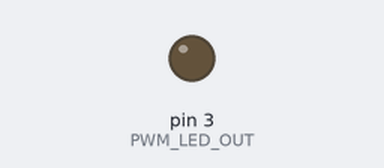
A sketch run on a simulated Arduino Uno, built with avr-gcc and run on an emulated ATmega328P. Shown: output pins drawn as LEDs (lit = HIGH). What the sketch prints to the serial monitor is not drawn.

Above: at 0.05 s.
At 0.15 s:
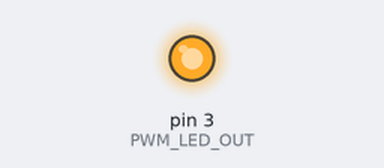
At 0.3 s:
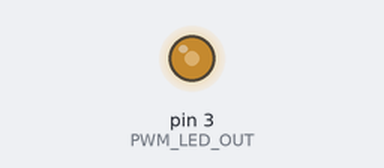
Timing chart, 0 to 3.0 s (numbered marks = the images above):
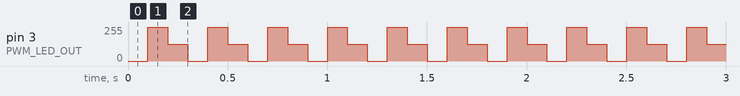

The sketch:

Light_Project_Attempt.ino
```cpp
// use preprocessor directives to define constants in the code
#define FLASH_RATE_HZ 2
#define BUTTON_IN 6
#define PWM_LED_OUT 3
#define PWM_MAX 255

// global variables representing "state" across all functions
// operating mode: 0 - off, 1 - bright, 2 - mid-bright, 3 - dim, 4 - flash
int operating_mode = 0;
bool button_is_pushed = false;
int previous_button_state = 0;
int PWM_OUT = 0;
int ledState = LOW;             // ledState used to set the LED


unsigned long currentMillis = 0;
unsigned long previousMillis = 0;        // will store last time LED was updated
const long interval = 500;// executed one-time at device startup

void setup()
{
    Serial.begin(9600);
   // define output (PWM) pin connected to LED
    pinMode(PWM_LED_OUT,OUTPUT);
    pinMode(BUTTON_IN,INPUT);
    attachInterrupt(digitalPinToInterrupt(BUTTON_IN), button_pushed, FALLING);

}

// continually-running loop
// calls functions that are named as "actions"
void loop()
{
    check_button_press();
    set_pwm_based_on_operating_mode();
//    Serial.println(button_is_pushed);
//    shine_led();
}

void button_pushed()
{
    button_is_pushed = true;
}

void check_button_press()
{
  //Serial.print("give me lighting\n");
  if (button_is_pushed == true)
     Serial.print("i press the button\n");
     operating_mode = operating_mode + 1;
        if (operating_mode == 4)
        {
            operating_mode = 0;
        }

      button_is_pushed = false;
}

void shine_led()
{
    Serial.print(operating_mode);
    delay(100);
    analogWrite(PWM_LED_OUT, PWM_OUT);
}

void set_pwm_based_on_operating_mode()
{
    switch (operating_mode)
    {
        case 0:
            PWM_OUT = 0;
            digitalWrite(PWM_LED_OUT,LOW);
            break;
        case 1:
            PWM_OUT = PWM_MAX;
            shine_led();
            break;
        case 2:
            PWM_OUT = int(PWM_MAX/2);
            shine_led();
            break;
        case 3:
            PWM_OUT = int(PWM_MAX/4);
            shine_led();
            break;
        case 4:
            flash_the_light();
            break;
    }

}


void flash_the_light()
{
  if (currentMillis - previousMillis >= interval) {
    // save the last time you blinked the LED
    previousMillis = currentMillis;

    // if the LED is off turn it on and vice-versa:
    if (ledState == LOW) {
      ledState = HIGH;
    } else {
      ledState = LOW;
    }

    // set the LED with the ledState of the variable:
    digitalWrite(PWM_LED_OUT, ledState);
  }
}
```

Measured:
- by itself, pin 3 (PWM_LED_OUT): repeats every 0.30 s: 127/255 0.10 s, 0/255 0.10 s, 255/255 0.10 s
